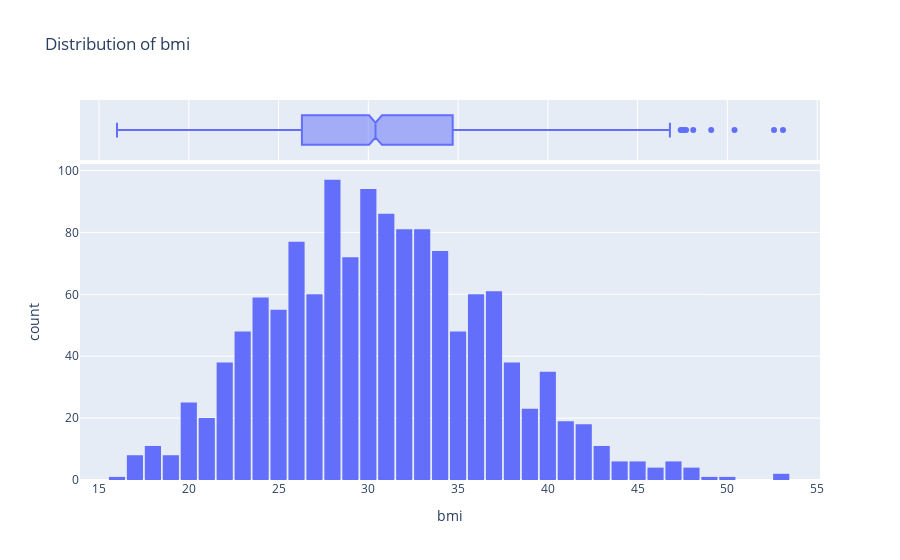

Here is the notebook cell this chart was saved with:
### Code cell
fig = px.histogram(df, 
                   x='bmi', 
                   marginal='box', 
                   title='Distribution of bmi')
fig.update_layout(bargap=0.1)
fig.show()

### Figure 1 — Plotly figure (JSON) as saved in the notebook; plotly's stock layout.template omitted (floating-point values rounded to 4 significant figures; data arrays with more than 128 entries replaced by an {"elided": "..."} marker saying what was removed)
{"data": [{"alignmentgroup": "True", "bingroup": "x", "hovertemplate": "bmi=%{x}<br>count=%{y}<extra></extra>", "legendgroup": "", "marker": {"color": "#636efa", "pattern": {"shape": ""}}, "name": "", "offsetgroup": "", "orientation": "v", "showlegend": false, "type": "histogram", "x": {"elided": "1338 float values"}, "xaxis": "x", "yaxis": "y"}, {"alignmentgroup": "True", "hovertemplate": "bmi=%{x}<extra></extra>", "legendgroup": "", "marker": {"color": "#636efa"}, "name": "", "notched": true, "offsetgroup": "", "showlegend": false, "type": "box", "x": {"elided": "1338 float values"}, "xaxis": "x2", "yaxis": "y2"}], "layout": {"bargap": 0.1, "barmode": "relative", "legend": {"tracegroupgap": 0}, "title": {"text": "Distribution of bmi"}, "xaxis": {"anchor": "y", "domain": [0, 1], "title": {"text": "bmi"}}, "xaxis2": {"anchor": "y2", "domain": [0, 1], "matches": "x", "showgrid": true, "showticklabels": false}, "yaxis": {"anchor": "x", "domain": [0, 0.8316], "title": {"text": "count"}}, "yaxis2": {"anchor": "x2", "domain": [0.8416, 1], "matches": "y2", "showgrid": false, "showline": false, "showticklabels": false, "ticks": ""}}}
